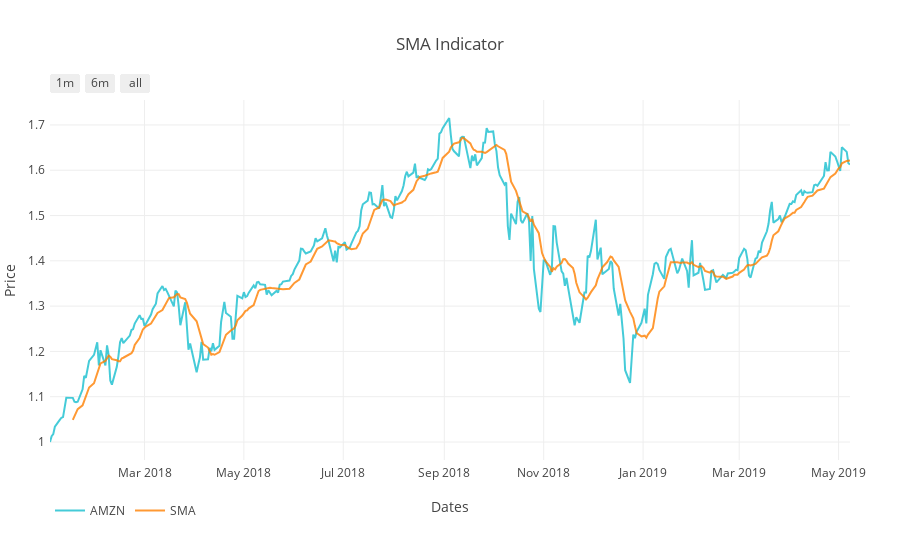

Source (notebook cell):
### Markdown cell above
## SMA

### Code cell
# Normalize Adj Close
adj_close_normalized = normalize_data(portf_value)

# Compute SMA
sma, q = get_sma(adj_close_normalized['Adj Close'], window=10)
normed_df['SMA'] = sma
plot_sma = plot_sma_indicator(normed_df, symbol, output_type='nb')
iplot(plot_sma)

### Figure 1 — Plotly figure (JSON) as saved in the notebook; plotly's stock layout.template omitted (floating-point values rounded to 4 significant figures; data arrays with more than 128 entries replaced by an {"elided": "..."} marker saying what was removed)
{"data": [{"line": {"color": "#17BECF"}, "name": "AMZN", "opacity": 0.8, "type": "scatter", "uid": "a52ad113-4dd7-4728-b143-3c3c2c74419a", "x": {"elided": "339 str values"}, "y": {"elided": "339 float values"}}, {"line": {"color": "#FF8000"}, "name": "SMA", "opacity": 0.8, "type": "scatter", "uid": "2ad00a31-539d-4208-a6d5-9d7a71a4cd78", "x": {"elided": "339 str values"}, "y": {"elided": "339 float values"}}], "layout": {"autosize": true, "legend": {"orientation": "h"}, "margin": {"b": 100, "l": 50, "pad": 4, "r": 50, "t": 100}, "showlegend": true, "title": {"text": "SMA Indicator"}, "xaxis": {"range": ["2018-01-02", "2019-05-08"], "rangeselector": {"buttons": [{"count": 1, "label": "1m", "step": "month", "stepmode": "backward"}, {"count": 6, "label": "6m", "step": "month", "stepmode": "backward"}, {"step": "all"}]}, "title": {"text": "Dates"}, "type": "date"}, "yaxis": {"autorange": true, "range": [0.9603, 1.755], "title": {"text": "Price"}, "type": "linear"}}}
